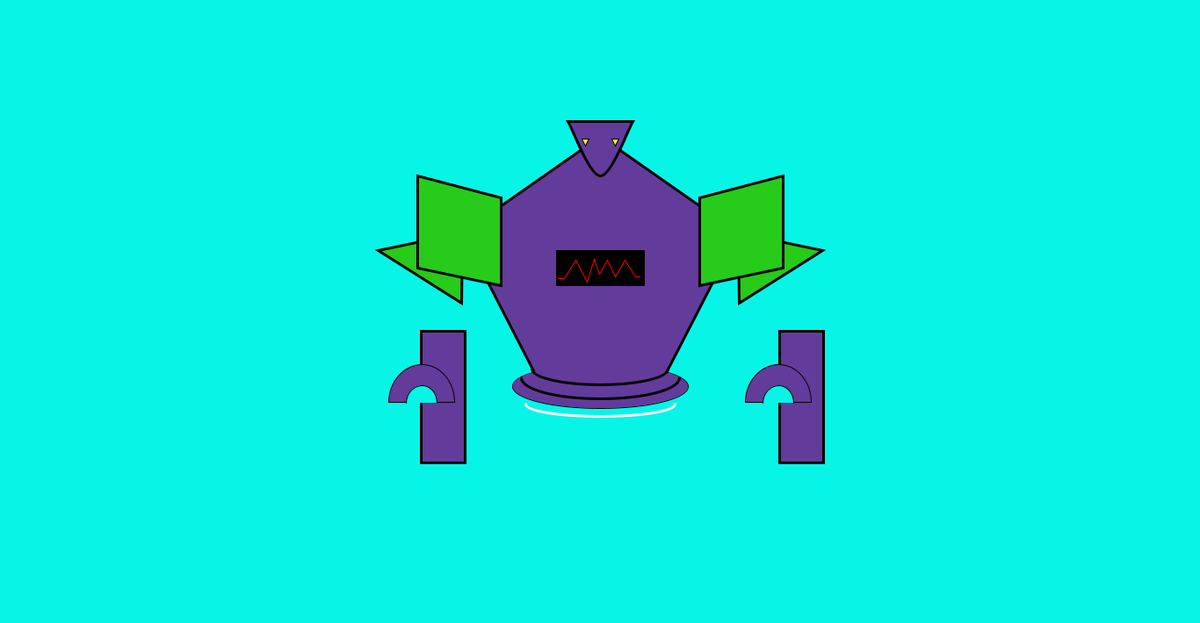
Frame 1 (no input)
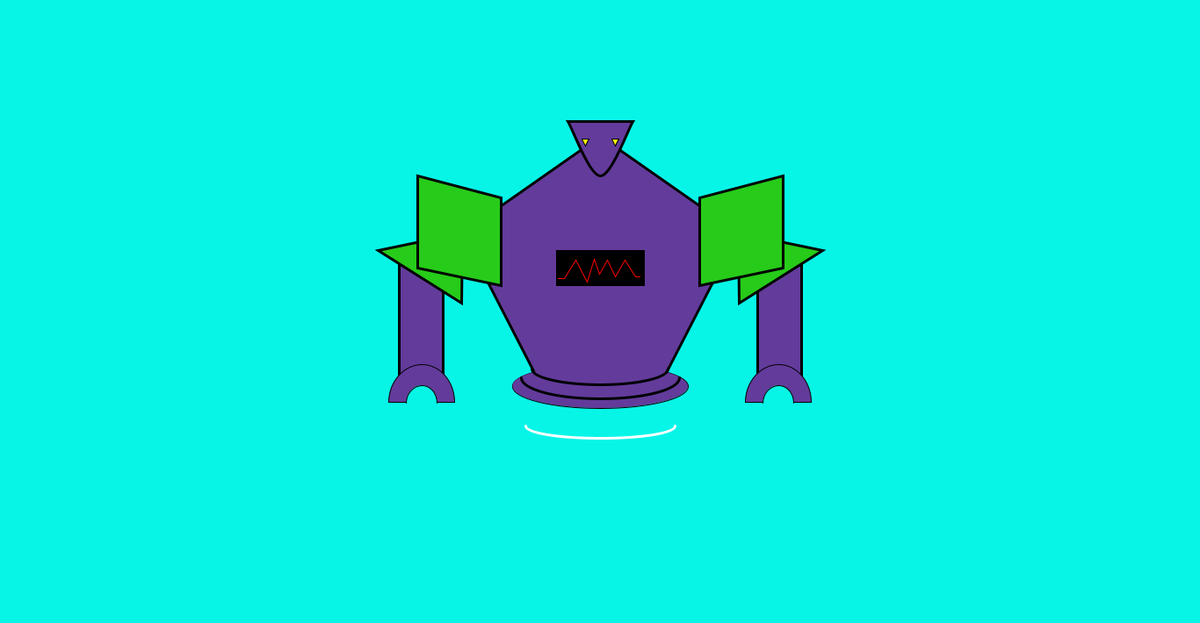
Frame 60 (the mouse pressed at the canvas centre just before this capture)
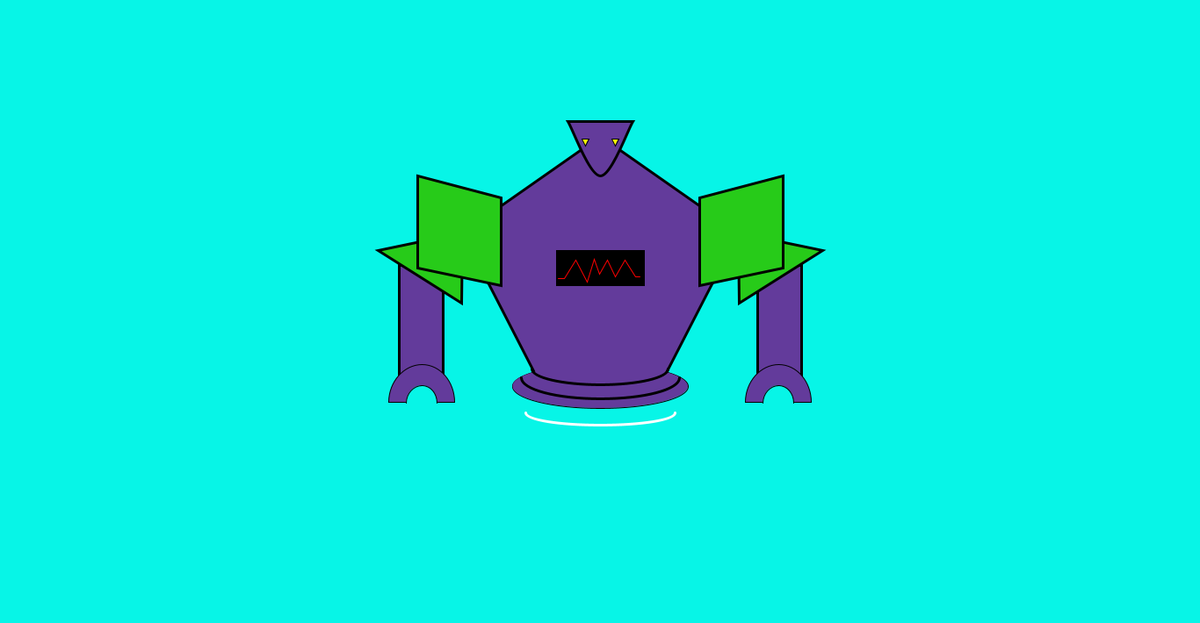
Frame 120 (the mouse held since frame 60 and released just before this capture)

The Processing sketch that drew these frames (run headless with seeded random() and noise(); from frame 60 on, the mouse is pressed at the canvas centre):

// Processing sketch: robot2
// ── robot2.pde
int yPos = 460;
void setup()
{ 
  size(1366, 710);
  background(255);
}

void draw()
{ 

  background(7,245,231);
  stroke(0);
   fill(99, 59, 155);
  println(mouseX + " " + mouseY);
  ellipse(683, 440, 200, 50);
  fill(99, 59, 155);
  strokeWeight(3);
 rect(887,377,50,150);
 rect(479,377,50,150);
   fill(39,203,25);
  triangle(526, 265, 430, 285, 525, 345);
  triangle(840, 265, 936, 285, 841, 345);
    fill(99, 59, 155);
  beginShape();
  vertex(width/2, height/2-200);
  vertex(840, 265);
  vertex(750, 440);
  vertex(616, 440);
  vertex(526, 265);
  endShape(CLOSE);
  beginShape();
  curveVertex(720, 138);
  curveVertex(720, 138);
  curveVertex(683, 200);
  curveVertex(646, 138);
  curveVertex(646, 138);
  endShape(CLOSE);
  rectMode(CENTER);
  fill(39,203,25);
  quad(475, 200, 570, 225, 570, 325, 475, 305);
  quad(891, 200, 796, 225, 796, 325, 891, 305);
     fill(99, 59, 155);
  noStroke();
  ellipse(683, 440, 199, 49);
  stroke(0);
  noFill();
  arc(683, 430, 180, 49, 0, PI);
  arc(683, 420, 155, 36, 0, PI);
  stroke(255);
  arc(683, yPos, 170, 29, 0, PI);
  yPos=yPos+5;
  if (yPos>500)
  {
    yPos=460;
  }
  stroke(0);
  strokeWeight(1);
  fill(255,255,0);
  triangle(662,158,670,158,666,166);
  triangle(696,158,704,158,700,166);
  fill(99, 59, 155);
  arc(480,458,75,85,PI,2*PI,CLOSE);
  stroke(0);
  fill(7,245,231);
  arc(480,459,35,40,PI,2*PI);
 fill(99, 59, 155);
  arc(886,458,75,85,PI,2*PI,CLOSE);
  stroke(0);
  fill(7,245,231);
  arc(886,459,35,40,PI,2*PI);
  fill(0);
  rect(width/2,height/2-50,100,40);
  noFill();
  stroke(255,0,0);
  beginShape();
  vertex(635,317);
  vertex(642,317);
  vertex(655,296);
  vertex(668,321);
  vertex(676,295);
  vertex(682,312);
  vertex(691,296);
  vertex(700,315);
  vertex(711,296);
  vertex(723,315);
  vertex(728,315);
  endShape();
}
 
 
 
 
 
 
